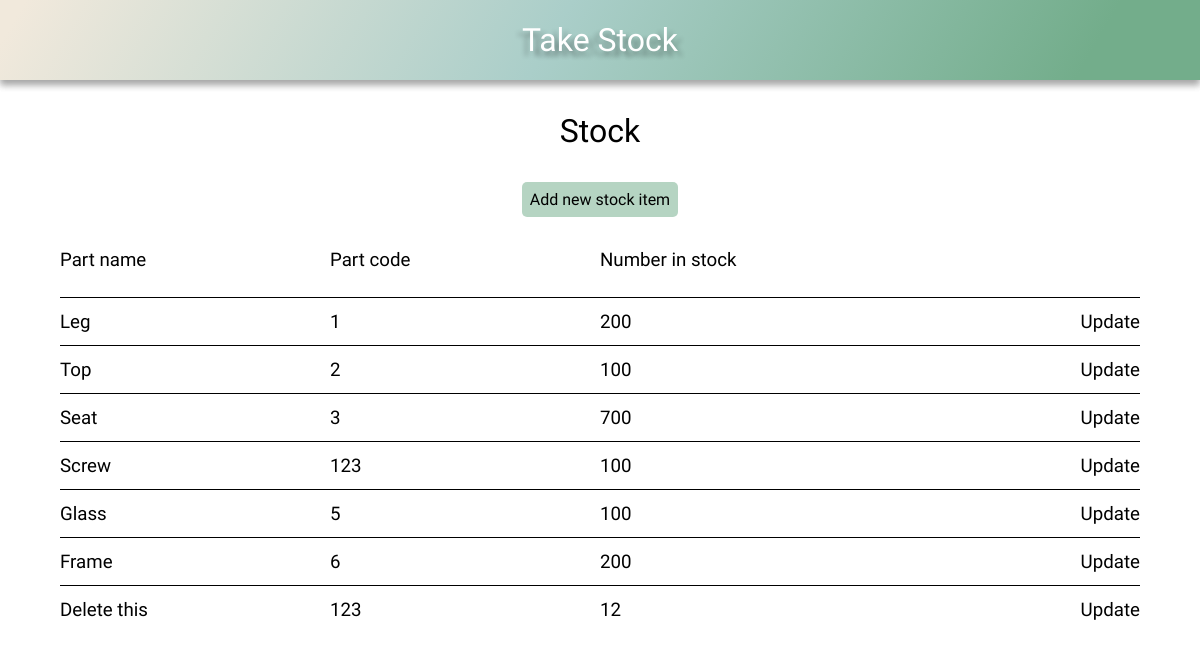
Before: /stock/ with the older database file.
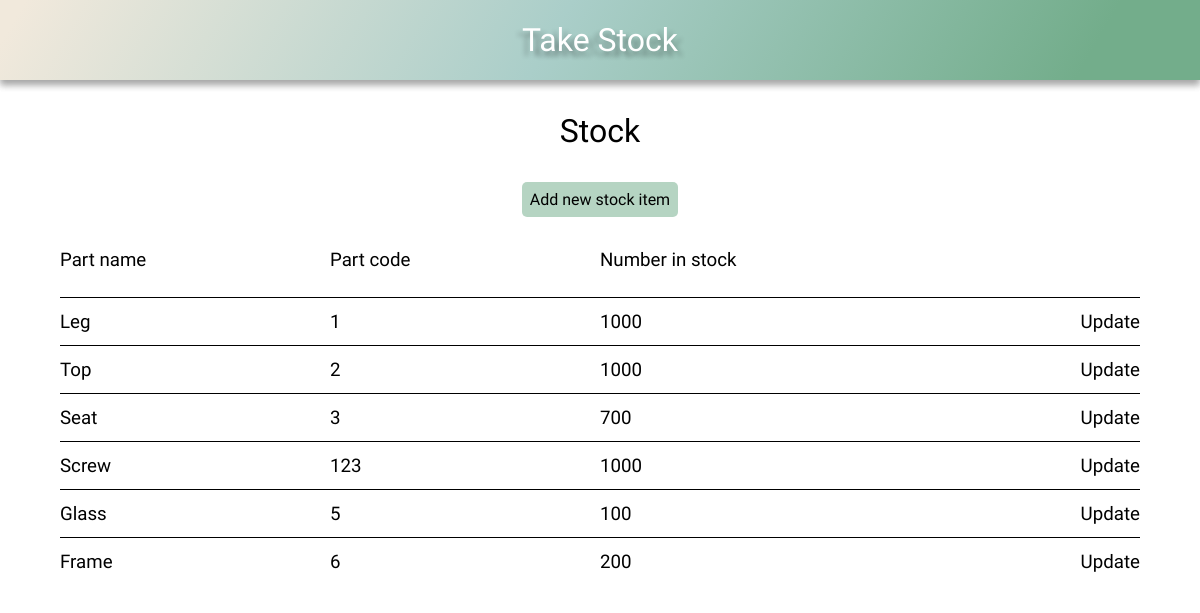
After: the same page with the newer database file.
### stock/models.py (models this page shows, shortened)
class Stock(models.Model):
    name = models.CharField(max_length=100)
    code = models.CharField(max_length=100)
    number_in_stock = models.IntegerField()

### stock/views.py (the view)
# urls.py: path('stock/', stock_page, name='stock'),
def stock_page(request):
    stock = Stock.objects.all()
    context = {
        'stock': stock,
    }
    return render(request, 'stock.html', context)

### stock/templates/stock.html
{% extends 'base.html' %}
{% load static %}
{% block head %}
    <link rel="stylesheet" href="{% static 'css/style.css' %}">
    <link rel="stylesheet" href="{% static 'css/grid.css' %}">
{% endblock %}
{% block content %}
    <h1>Stock</h1>
    <div class="add-new btn btn-submit btn-hover">
        <a href="{% url 'add_new_stock_part' %}">Add new stock item</a>
    </div>
    <div class="grid">
        <div class="grid-headings grid-4">
            <h3>Part name</h3>
            <h3>Part code</h3>
            <h3>Number in stock</h3>
        </div>
        {% for item in stock %}
        <div class="grid-row grid-4">
            <div class="item-name-content">
                <h3>{{ item.name }}</h3>
            </div>
            <div class="item-code-content">
                <h3>{{ item.code }}</h3>
            </div>
            <div class="item-number-content">
                <h3>{{ item.number_in_stock }}</h3>
            </div>
            <div class="update">
                <h3><a href="{% url 'update-stock' item.pk %}">Update</a></h3>
            </div>
        </div>
        {% endfor %}
    </div>
{% endblock %}

Changed rows visible on the page:
removed Stock: name "Delete this", code "123", number_in_stock "12"
changed Stock "Leg": number_in_stock "200" → "1000"
changed Stock "Top": number_in_stock "100" → "1000"
changed Stock "Screw": number_in_stock "100" → "1000"
